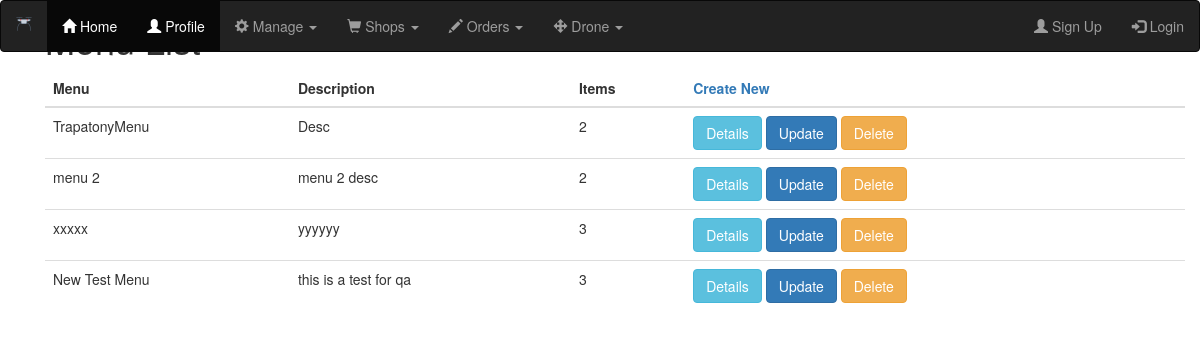
Page /shops/menu_list on the committed database.
### shops/models.py (models this page shows, shortened)
class Menu(models.Model):
    name = models.CharField(max_length=25)
    description = models.CharField(max_length=50)
    items = models.ManyToManyField(MenuItem)

### shops/views.py (the view)
# urls.py: path('menu_list',MenuList.as_view(),name='menu_list'),
class MenuList(ListView):
    template_name = 'menus/menu_list.html'
    model = Menu

### shops/templates/menus/menu_list.html
<!DOCTYPE html>
{% extends "base.html" %}
{% load crispy_forms_tags %}
{% block content %}
<div class="container">
  <h1>Menu List</h1>
<table class="table">
  <thead>
    <th>Menu</th><th>Description</th> <th>Items</th> <th class='right_handed'> <a href="{% url 'shops:menu_create' %}">Create New</a></th>
  </thead>
  <tbody>
  {% for menu in object_list %}
    <tr class="default">
      <td>{{ menu.name }}</td>
      <td>{{ menu.description }}</td>
      <td>{{menu.items.count}}</td>
      <td> <a href="menu/{{menu.id}}"><button type="button" class="btn btn-info">Details</button></a>
        <a href="{% url 'shops:menu_update' menu.id %}"><button type="button" class="btn btn-primary">Update</button></a>
        <a href="{% url 'shops:menu_delete' menu.id %}"><button type="button" class="btn btn-warning">Delete</button></a>
      </td>
    </tr>
  {% endfor %}
</tbody>
</table>
</div>
{% endblock %}

### rows in the picture
Menu: name "TrapatonyMenu", description "Desc", items.count "2"
Menu: name "menu 2", description "menu 2 desc", items.count "2"
Menu: name "xxxxx", description "yyyyyy", items.count "3"
Menu: name "New Test Menu", description "this is a test for qa", items.count "3"
